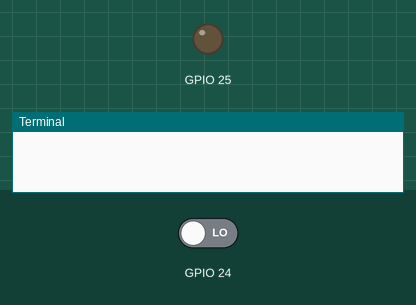
This program was run on a simulated Raspberry Pi (BCM pin numbers). Shown: output pins drawn as LEDs (lit = HIGH), the last lines printed to the terminal. The inputs (shaded band) are chosen by the test bench; at power-on: GPIO 24 LOW.

Above: at 1.2 s.
1.3 s: GPIO 24 driven HIGH
At 2.3 s:
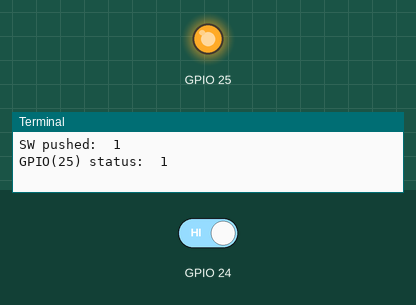
Timing chart, 0 to 4.3 s (numbered marks = the images above; inputs shaded):
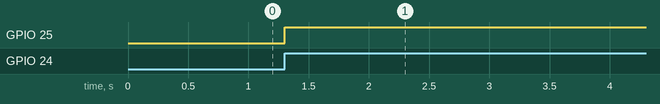

The program:

03_LED_SW_EVENT.py
```python
import RPi.GPIO as GPIO
from time import sleep

def eve_sw(ch):
    print('SW pushed: ', GPIO.input(24))
    GPIO.output(25, not GPIO.input(25))
    print('GPIO(25) status: ', GPIO.input(25))

GPIO.setmode(GPIO.BCM)
GPIO.setup(25, GPIO.OUT, initial=GPIO.LOW)
GPIO.setup(24, GPIO.IN)
GPIO.add_event_detect(24, GPIO.RISING, callback=eve_sw, bouncetime=200)

try:
    while True:
        sleep(0.01)

except KeyboardInterrupt:
    pass

GPIO.cleanup()
```

Measured:
- after the input at 1.3 s, GPIO 25: LOW → HIGH at once
